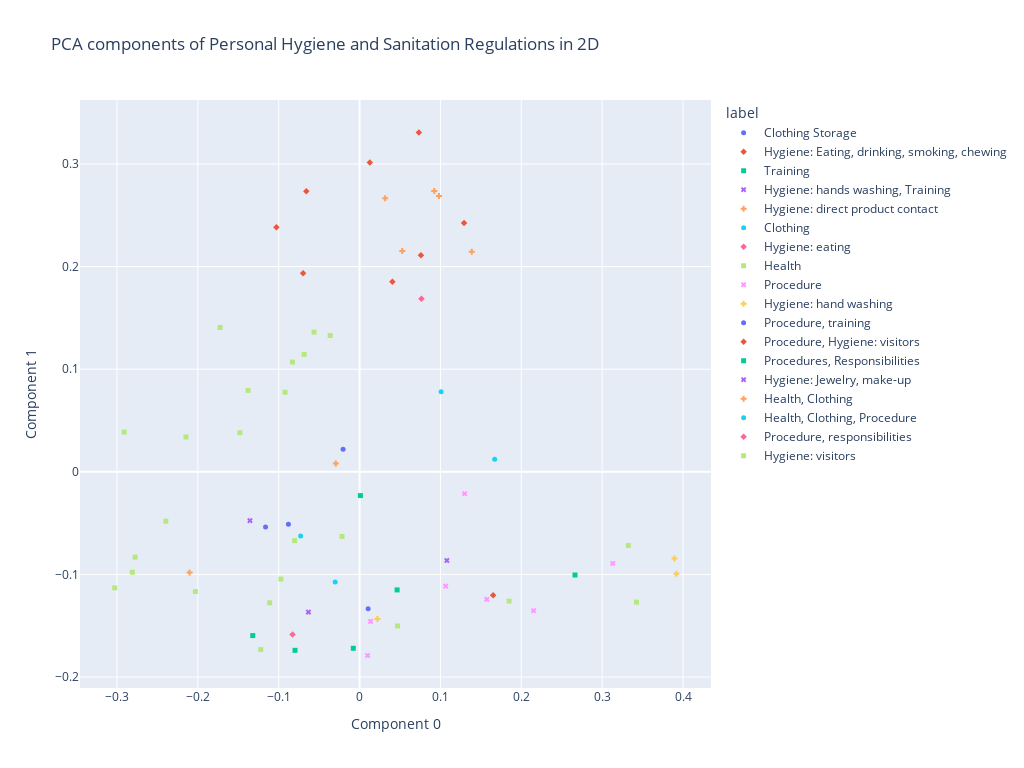

Notebook cell for this chart:
### Code cell
chart_from_components(
    components=pca_components_2d,
    strings=strings,
    labels=labels,
    width=1024,
    height=768,
    title="PCA components of Personal Hygiene and Sanitation Regulations in 2D",
)

### Figure 1 — Plotly figure (JSON) as saved in the notebook; plotly's stock layout.template omitted (floating-point values rounded to 4 significant figures)
{"data": [{"customdata": [["  To ensure protection of the<br>product from contamination,<br>personnel should wear clean<br>body coverings appropriate to<br>the duties they perform,<br>including appropriate hair<br>covering. Used clothes, if<br>reusable, should be stored in<br>separate closed containers<br>until properly laundered and,<br>if necessary, disinfected or<br>sterilized."], ["Measures should be taken to<br>avoid, as far as possible,<br>contamination and cross-<br>contamination during<br>production, for example:  5.<br>Keeping dedicated protective<br>clothing inside areas where<br>products with special risk of<br>cross-contamination are<br>processed;"], ["Sanitation […] Store soiled<br>protective garments (if<br>reusable) in separate<br>containers until properly<br>laundered and (if necessary)<br>disinfected or sterilized.<br>Ensure a formalized procedure<br>for washing protective<br>garments under the control of<br>your company is in place.<br>Washing garments in a domestic<br>setting is unacceptable."]], "hovertemplate": "label=Clothing Storage<br>Component 0=%{x}<br>Component 1=%{y}<br>string=%{customdata[0]}<extra></extra>", "legendgroup": "Clothing Storage", "marker": {"color": "#636efa", "size": 5, "symbol": "circle"}, "mode": "markers", "name": "Clothing Storage", "orientation": "v", "showlegend": true, "type": "scatter", "x": [-0.1163, -0.02037, -0.08798], "xaxis": "x", "y": [-0.05372, 0.02207, -0.05117], "yaxis": "y"}, {"customdata": [[" (8) Not eating food, chewing<br>gum, drinking beverages, or<br>using tobacco products in<br>areas where components,<br>dietary supplements, or any<br>contact surfaces are exposed,<br>or where contact surfaces are<br>washed; and"], [" Eating, drinking, chewing,<br>smoking or the storage of<br>food, drink or smoking<br>materials or personal<br>medication in the production,<br>control and storage areas<br>should be avoided."], [" Smoking, eating, drinking,<br>chewing, and keeping plants,<br>food, drink, smoking material<br>and personal medicines should<br>not be permitted in<br>production, laboratory and<br>storage areas, or in any other<br>areas where they might<br>adversely influence product<br>quality."], ["Any unhygienic practice within<br>the production, control and<br>storage areas or in any other<br>area where the product might<br>be adversely affected should<br>be forbidden."], ["Do not allow unsanitary<br>practices (such as smoking,<br>eating, drinking and chewing)<br>or allow staff to keep plants,<br>food, drink, smoking material<br>or personal medicines in<br>production areas (or any other<br>areas where they might<br>adversely affect product<br>quality)."], ["Eating, drinking, chewing or<br>smoking, or the storage of<br>food, drink, smoking materials<br>or personal medication in the<br>production and storage areas<br>should be prohibited. In<br>general, any unhygienic<br>practice within the<br>manufacturing areas or in any<br>other area where the product<br>might be adversely affected<br>should be forbidden."], ["In production and storage<br>areas, smoking or eating and<br>drinking, or the storage of<br>food, drink, cigarettes or<br>personal medication, as well<br>as other goods not for<br>manufacturing should be<br>prohibited."], ["Smoking, eating, drinking,<br>chewing and the storage of<br>food should be restricted to<br>certain designated areas<br>separate from the<br>manufacturing areas."]], "hovertemplate": "label=Hygiene: Eating, drinking, smoking, chewing<br>Component 0=%{x}<br>Component 1=%{y}<br>string=%{customdata[0]}<extra></extra>", "legendgroup": "Hygiene: Eating, drinking, smoking, chewing", "marker": {"color": "#EF553B", "size": 5, "symbol": "diamond"}, "mode": "markers", "name": "Hygiene: Eating, drinking, smoking, chewing", "orientation": "v", "showlegend": true, "type": "scatter", "x": [0.04061, 0.07336, -0.06585, 0.07593, -0.06983, -0.1029, 0.0127, 0.1293], "xaxis": "x", "y": [0.1851, 0.3306, 0.2735, 0.2111, 0.1935, 0.2383, 0.3014, 0.2424], "yaxis": "y"}, {"customdata": [[" All members of staff should<br>be trained in, and observe<br>high levels of, personal<br>hygiene and sanitation."], [" All personnel should be aware<br>of the principles of GMP that<br>affect them and receive<br>initial and continuing<br>training, including hygiene<br>instruction, relevant to their<br>needs. All personnel should be<br>motivated to support the<br>establishment and maintenance<br>of high quality standards."], ["The correct manufacture of<br>Drug Products relies upon<br>people. For this reason there<br>must be sufficient qualified<br>personnel to carry out all the<br>tasks which are the<br>responsibility of the<br>manufacturer. Individual<br>responsibilities should be<br>clearly understood by the<br>individuals and recorded. All<br>personnel should be aware of<br>the principles of Good<br>Manufacturing Practice that<br>affect them and receive<br>initial and continuing<br>training, including hygiene<br>instructions, relevant to<br>their needs."], ["The health, behaviour and<br>clothing of your employees can<br>contribute to product<br>contamination. Poor personal<br>hygiene will offset even the<br>best sanitation program and<br>greatly increase the risk of<br>product contamination."], ["Training in cleaning and<br>disinfection procedures,<br>hygiene and microbiology<br>should emphasize the risk of<br>microbial and adventitious<br>contamination and the nature<br>of the target microorganisms<br>and growth media routinely<br>used."]], "hovertemplate": "label=Training<br>Component 0=%{x}<br>Component 1=%{y}<br>string=%{customdata[0]}<extra></extra>", "legendgroup": "Training", "marker": {"color": "#00cc96", "size": 5, "symbol": "square"}, "mode": "markers", "name": "Training", "orientation": "v", "showlegend": true, "type": "scatter", "x": [0.2664, -0.007723, -0.1321, 0.001084, 0.04644], "xaxis": "x", "y": [-0.1005, -0.1719, -0.1596, -0.02317, -0.1151], "yaxis": "y"}, {"customdata": [[" All personnel should be<br>trained in the practices of<br>personal hygiene. A high level<br>of personal hygiene should be<br>observed by all those<br>concerned with manufacturing<br>processes. In particular,<br>personnel should be instructed<br>to wash their hands before<br>entering production areas.<br>Signs to this effect should be<br>posted and instructions<br>complied with."]], "hovertemplate": "label=Hygiene: hands washing, Training<br>Component 0=%{x}<br>Component 1=%{y}<br>string=%{customdata[0]}<extra></extra>", "legendgroup": "Hygiene: hands washing, Training", "marker": {"color": "#ab63fa", "size": 5, "symbol": "x"}, "mode": "markers", "name": "Hygiene: hands washing, Training", "orientation": "v", "showlegend": true, "type": "scatter", "x": [-0.06321], "xaxis": "x", "y": [-0.1366], "yaxis": "y"}, {"customdata": [[" Direct contact should be<br>avoided between the operator’s<br>hands and starting materials,<br>primary packaging materials<br>and intermediate or bulk<br>product."], ["(9) Taking any other<br>precautions necessary to<br>protect against the<br>contamination of components,<br>dietary supplements, or<br>contact surfaces with<br>microorganisms, filth, or any<br>other extraneous materials,<br>including perspiration, hair,<br>cosmetics, tobacco, chemicals,<br>and medicines applied to the<br>skin."], ["Direct contact should be<br>avoided between the operator’s<br>hands and the exposed product<br>as well as with any part of<br>the equipment that comes into<br>contact with the products."], ["Direct contact should be<br>avoided between the operator’s<br>hands and the exposed product,<br>immediate packaging materials,<br>as well as with any part of<br>the equipment that comes into<br>contact with the products."], ["Operators must avoid direct<br>skin contact with raw<br>materials, primary packaging<br>materials, equipment, in-<br>process drugs or drugs."], ["Personnel should avoid direct<br>contact with intermediates or<br>Active Pharmaceutical<br>Ingredients."]], "hovertemplate": "label=Hygiene: direct product contact<br>Component 0=%{x}<br>Component 1=%{y}<br>string=%{customdata[0]}<extra></extra>", "legendgroup": "Hygiene: direct product contact", "marker": {"color": "#FFA15A", "size": 5, "symbol": "cross"}, "mode": "markers", "name": "Hygiene: direct product contact", "orientation": "v", "showlegend": true, "type": "scatter", "x": [0.09824, -0.02933, 0.0924, 0.03166, 0.0528, 0.1387], "xaxis": "x", "y": [0.2687, 0.008209, 0.2735, 0.2666, 0.2151, 0.2144], "yaxis": "y"}, {"customdata": [[" Personal hygiene procedures,<br>including the wearing of<br>protective clothing, should<br>apply to all persons entering<br>production areas, whether they<br>are temporary or full-time<br>employees or non-employees,<br>e.g. contractors’ employees,<br>visitors, senior managers and<br>inspectors."], ["Cross-contamination should be<br>avoided by taking appropriate<br>technical or organizational<br>measures, for example:  (e)<br>wearing protective clothing<br>where products or materials<br>are handled"], ["Personnel employed in storage<br>areas should wear suitable<br>protective or working garments<br>appropriate for the activities<br>they perform."]], "hovertemplate": "label=Clothing<br>Component 0=%{x}<br>Component 1=%{y}<br>string=%{customdata[0]}<extra></extra>", "legendgroup": "Clothing", "marker": {"color": "#19d3f3", "size": 5, "symbol": "circle"}, "mode": "markers", "name": "Clothing", "orientation": "v", "showlegend": true, "type": "scatter", "x": [-0.07288, 0.1009, 0.1671], "xaxis": "x", "y": [-0.06254, 0.07801, 0.01224], "yaxis": "y"}, {"customdata": [[" Personnel habits. Each<br>manufacturer shall limit the<br>consumption of foods and<br>beverages to specific<br>locations in order not to<br>affect the production areas."]], "hovertemplate": "label=Hygiene: eating <br>Component 0=%{x}<br>Component 1=%{y}<br>string=%{customdata[0]}<extra></extra>", "legendgroup": "Hygiene: eating ", "marker": {"color": "#FF6692", "size": 5, "symbol": "diamond"}, "mode": "markers", "name": "Hygiene: eating ", "orientation": "v", "showlegend": true, "type": "scatter", "x": [0.07653], "xaxis": "x", "y": [0.1688], "yaxis": "y"}, {"customdata": [[" Steps should be taken to<br>ensure, as far as is<br>practicable, that any person<br>affected by an apparent<br>illness or having open lesions<br>on the exposed body surface<br>should be excluded from direct<br>contact with product until the<br>condition is corrected or<br>determined by medical<br>personnel that the quality of<br>cosmetic products will not be<br>compromised."], ["(b) Personnel shall practice<br>good sanitation and health<br>habits."], ["All personnel should receive<br>medical examination upon<br>recruitment. It must be the<br>manufacturer’s responsibility<br>that there are instructions<br>ensuring that health<br>conditions that can be of<br>relevance to the quality of<br>products come to the<br>manufacturer’s knowledge.<br>After the first medical<br>examination, examinations<br>should be carried out when<br>necessary for the work and<br>personal health."], ["All personnel, prior to and<br>during employment, as<br>appropriate, should undergo<br>health examinations. Personnel<br>conducting visual inspections<br>should also undergo periodic<br>eye examinations."], ["Any person shown at any time<br>to have an apparent illness or<br>open lesions that may<br>adversely affect the quality<br>of products should not be<br>allowed to handle starting<br>materials, packaging<br>materials, in-process<br>materials or medicines until<br>the condition is no longer<br>judged to be a risk."], ["Assess each employee’s health<br>before allowing them to return<br>to the workplace after an<br>absence due to an illness that<br>may adversely affect the<br>quality of products."], ["Conduct supervisory checks to<br>prevent any person who has an<br>apparent illness or open<br>lesions that may adversely<br>affect the quality of drugs<br>from handling exposed<br>materials and drugs. The<br>person must not handle exposed<br>raw materials, primary<br>packaging materials, in-<br>process drugs or drugs until<br>the condition is no longer<br>judged to be a risk."], ["Ensure a procedure is in place<br>that describes what actions to<br>take if a person who has been<br>handling exposed raw<br>materials, primary packaging<br>materials, in- process drugs<br>or drugs is found to have a<br>communicable disease."], ["Ensure all personnel who<br>conduct visual inspections get<br>periodic eye exams and/or<br>periodic requalification."], ["Ensure staff who have access<br>to any area where a drug is<br>exposed during fabrication or<br>packaging/labelling have a<br>thorough health exam before<br>starting work. Staff should<br>receive periodic medical<br>examinations based on their<br>job requirements."], ["IMPORTANT. You should not let<br>anyone who is a known carrier<br>of a communicable disease have<br>access to any area where a<br>drug is exposed.  The<br>likelihood of a disease being<br>transmitted through a drug<br>product depends on the nature<br>of the disease and the type of<br>work the person carries out.<br>Some diseases could be<br>transmitted through a drug<br>product if proper hygiene<br>procedures are not followed by<br>an infected person handling<br>the product. You may need to<br>consult with a doctor.  A<br>person may also be a carrier<br>of a communicable disease and<br>not be aware of it. So in<br>addition to having strict<br>personal hygiene procedures,<br>you should have systems in<br>place to provide an effective<br>barrier that prevents product<br>contamination. All personnel<br>must follow these procedures<br>at all times. If an employee<br>is found to be a carrier of a<br>communicable disease, contact<br>Health Canada and perform a<br>risk assessment to determine<br>if there is any product<br>impact."], ["Make minimum health<br>requirements available in<br>writing."], ["Organization and Personnel […]<br>Personnel responsibilities.<br>[…]  (d) Any person shown at<br>any time (either by medical<br>examination or supervisory<br>observation) to have an<br>apparent illness or open<br>lesions that may adversely<br>affect the safety or quality<br>of drug products shall be<br>excluded from direct contact<br>with components, drug product<br>containers, closures, in-<br>process materials, and drug<br>products until the condition<br>is corrected or determined by<br>competent medical personnel<br>not to jeopardize the safety<br>or quality of drug products.<br>All personnel shall be<br>instructed to report to<br>supervisory personnel any<br>health conditions that may<br>have an adverse effect on drug<br>products."], ["Personal health and hygiene.<br>Each manufacturer shall ensure<br>that the employees and or<br>others who are in contact with<br>the product or with the<br>environment are clean,<br>healthy, and appropriately<br>dressed for the activity to be<br>performed. Any person who, by<br>medical examination or<br>observation of supervisors,<br>seems to be in a health<br>condition that may affect the<br>product, shall be removed from<br>the operations. Each<br>manufacturer shall instruct<br>the personnel to report such<br>conditions to the supervisors."], ["Personnel […] Preventing<br>microbial contamination. You<br>must take measures to exclude<br>from any operations any person<br>who might be a source of<br>microbial contamination, due<br>to a health condition, where<br>such contamination may occur,<br>of any material, including<br>components, dietary<br>supplements, and contact<br>surfaces used in the<br>manufacture, packaging,<br>labeling, or holding of a<br>dietary supplement.  (1)<br>Excluding from working in any<br>operations that may result in<br>contamination any person who,<br>by medical examination, the<br>person's acknowledgement, or<br>supervisory observation, is<br>shown to have, or appears to<br>have, an illness, infection,<br>open lesion, or any other<br>abnormal source of microbial<br>contamination, that could<br>result in microbial<br>contamination of components,<br>dietary supplements, or<br>contact surfaces, until the<br>health condition no longer<br>exists; and  (2) Instructing<br>your employees to notify their<br>supervisor(s) if they have or<br>if there is a reasonable<br>possibility that they have a<br>health condition described in<br>paragraph (a)(1) of this<br>section that could result in<br>microbial contamination of any<br>components, dietary<br>supplements, or any contact<br>surface."], ["Personnel suffering from an<br>infectious disease or having<br>open lesions on the exposed<br>surface of the body should not<br>engage in activities that<br>could result in compromising<br>the quality of Active<br>Pharmaceutical Ingredients.<br>Any person shown at any time<br>(either by medical examination<br>or supervisory observation) to<br>have an apparent illness or<br>open lesions should be<br>excluded from activities where<br>the health condition could<br>adversely affect the quality<br>of the Active Pharmaceutical<br>Ingredients until the<br>condition is corrected or<br>qualified medical personnel<br>determine that the person's<br>inclusion would not jeopardize<br>the safety or quality of the<br>Active Pharmaceutical<br>Ingredients."], ["Personnel. […] Any individual<br>found at any time to have an<br>illness that may adversely<br>affect the quality and<br>integrity of the nonclinical<br>laboratory study shall be<br>excluded from direct contact<br>with test systems, test and<br>control articles and any other<br>operation or function that may<br>adversely affect the study<br>until the condition is<br>corrected. All personnel shall<br>be instructed to report to<br>their immediate supervisors<br>any health or medical<br>conditions that may reasonably<br>be considered to have an<br>adverse effect on a<br>nonclinical laboratory study."], ["Steps should be taken to<br>ensure as far as is<br>practicable that no person<br>affected by an infectious<br>disease or having open lesions<br>on the exposed surface of the<br>body is engaged in the<br>manufacture of Drug Products."], ["The manufacturer should have<br>management on the employee’s<br>health and establish health<br>archives. Personnel engaged in<br>manufacturing who is in direct<br>contact with drugs should<br>receive medical examination<br>before being assigned to work,<br>and the examination should be<br>carried out at least annually<br>afterward."], ["The manufacturer should take<br>measures to ensure that no<br>person having open lesions on<br>the exposed surface of the<br>body, affected by an<br>infectious disease or other<br>diseases that may contaminate<br>the products, is engaged in<br>the manufacture of drugs."]], "hovertemplate": "label=Health<br>Component 0=%{x}<br>Component 1=%{y}<br>string=%{customdata[0]}<extra></extra>", "legendgroup": "Health", "marker": {"color": "#B6E880", "size": 5, "symbol": "square"}, "mode": "markers", "name": "Health", "orientation": "v", "showlegend": true, "type": "scatter", "x": [-0.1479, 0.3324, -0.1222, 0.04693, -0.1725, -0.02166, -0.2147, -0.08032, 0.185, -0.09724, -0.281, 0.3425, -0.2776, -0.203, -0.3028, -0.2911, -0.2396, -0.0921, -0.1112, -0.1379], "xaxis": "x", "y": [0.03809, -0.0718, -0.1732, -0.1502, 0.1406, -0.06296, 0.03396, -0.06705, -0.126, -0.1045, -0.09786, -0.127, -0.0831, -0.1167, -0.1131, 0.03876, -0.04807, 0.07754, -0.1277, 0.07943], "yaxis": "y"}, {"customdata": [["(2) The sanitation program<br>referred to in subsection (1)<br>shall include   (b)<br>instructions on the sanitary<br>fabrication and<br>packaging/labelling of drugs<br>and the handling of materials<br>used in the fabrication and<br>packaging/labelling of drugs."], ["Appropriate procedures<br>relating to personnel hygiene,<br>relevant to the activities<br>being carried out, should be<br>established and observed. Such<br>procedures should cover<br>health, hygiene and clothing."], ["Outline requirements for<br>personal hygiene (with an<br>emphasis on hand hygiene).<br>Ensure they are followed by<br>employees."], ["Sterile Drug Products […]<br>Blow/fill/seal technology […]<br>- operator training and<br>clothing"], ["There should be operation<br>procedures and the associated<br>records of actions taken and<br>conclusions reached for: 4.<br>Personnel matters including<br>training, clothing, hygiene;"], ["There should be written<br>policies, procedures,<br>protocols, reports and the<br>associated records of actions<br>taken or conclusions reached,<br>where appropriate, for the<br>following examples: -<br>Personnel matters including<br>signature lists, training in<br>GMP and technical matters,<br>clothing and hygiene and<br>verification of the<br>effectiveness of training."], ["These hygienic practices<br>include the following:<br>(2) Maintaining adequate<br>personal cleanliness;"]], "hovertemplate": "label=Procedure<br>Component 0=%{x}<br>Component 1=%{y}<br>string=%{customdata[0]}<extra></extra>", "legendgroup": "Procedure", "marker": {"color": "#FF97FF", "size": 5, "symbol": "x"}, "mode": "markers", "name": "Procedure", "orientation": "v", "showlegend": true, "type": "scatter", "x": [0.01369, 0.1065, 0.1574, 0.13, 0.2152, 0.009979, 0.3132], "xaxis": "x", "y": [-0.1457, -0.1114, -0.1243, -0.02131, -0.1353, -0.1789, -0.08928], "yaxis": "y"}, {"customdata": [["(3) Washing hands thoroughly<br>(and sanitizing if necessary<br>to protect against<br>contamination with<br>microorganisms) in an adequate<br>hand-washing facility: (i)<br>Before starting work; and<br>(ii) At any time when the<br>hands may have become soiled<br>or contaminated;"], ["Personnel should be instructed<br>to use hand washing<br>facilities."], ["Personnel should be instructed<br>to use the hand-washing<br>facilities."]], "hovertemplate": "label=Hygiene: hand washing<br>Component 0=%{x}<br>Component 1=%{y}<br>string=%{customdata[0]}<extra></extra>", "legendgroup": "Hygiene: hand washing", "marker": {"color": "#FECB52", "size": 5, "symbol": "cross"}, "mode": "markers", "name": "Hygiene: hand washing", "orientation": "v", "showlegend": true, "type": "scatter", "x": [0.0221, 0.3894, 0.3917], "xaxis": "x", "y": [-0.1434, -0.08435, -0.09925], "yaxis": "y"}, {"customdata": [["All personnel should receive<br>training of hygiene<br>requirements. The manufacturer<br>should establish personnel<br>hygiene operation procedures<br>to minimize the risks of<br>contamination in drug<br>production caused by<br>personnel."]], "hovertemplate": "label=Procedure, training<br>Component 0=%{x}<br>Component 1=%{y}<br>string=%{customdata[0]}<extra></extra>", "legendgroup": "Procedure, training", "marker": {"color": "#636efa", "size": 5, "symbol": "circle"}, "mode": "markers", "name": "Procedure, training", "orientation": "v", "showlegend": true, "type": "scatter", "x": [0.01061], "xaxis": "x", "y": [-0.1335], "yaxis": "y"}, {"customdata": [["Clearly define clothing<br>requirements and hygiene<br>procedures for staff and<br>visitors in your written<br>hygiene program."]], "hovertemplate": "label=Procedure, Hygiene: visitors<br>Component 0=%{x}<br>Component 1=%{y}<br>string=%{customdata[0]}<extra></extra>", "legendgroup": "Procedure, Hygiene: visitors", "marker": {"color": "#EF553B", "size": 5, "symbol": "diamond"}, "mode": "markers", "name": "Procedure, Hygiene: visitors", "orientation": "v", "showlegend": true, "type": "scatter", "x": [0.1652], "xaxis": "x", "y": [-0.1203], "yaxis": "y"}, {"customdata": [["Detailed hygiene programmes<br>should be established and<br>adapted to the different needs<br>within the factory. They<br>should include procedures<br>relating to the health,<br>hygiene practices and clothing<br>of personnel. These procedures<br>should be understood and<br>followed in a very strict way<br>by every person whose duties<br>take him into the production<br>and control areas. Hygiene<br>programmes should be promoted<br>by management and widely<br>discussed during training<br>sessions."]], "hovertemplate": "label=Procedures, Responsibilities<br>Component 0=%{x}<br>Component 1=%{y}<br>string=%{customdata[0]}<extra></extra>", "legendgroup": "Procedures, Responsibilities", "marker": {"color": "#00cc96", "size": 5, "symbol": "square"}, "mode": "markers", "name": "Procedures, Responsibilities", "orientation": "v", "showlegend": true, "type": "scatter", "x": [-0.07982], "xaxis": "x", "y": [-0.1739], "yaxis": "y"}, {"customdata": [["Outline requirements<br>concerning cosmetics and<br>jewelry worn by employees.<br>Ensure they are followed by<br>employees."], ["These hygienic practices<br>include the following:<br>(4) Removing all unsecured<br>jewelry and other objects that<br>might fall into components,<br>dietary supplements,<br>equipment, or packaging, and<br>removing hand jewelry that<br>cannot be adequately sanitized<br>during periods in which<br>components or dietary<br>supplements are manipulated by<br>hand. If hand jewelry cannot<br>be removed, it must be covered<br>by material that is maintained<br>in an intact, clean, and<br>sanitary condition and that<br>effectively protects against<br>contamination of components,<br>dietary supplements, or<br>contact surfaces;"]], "hovertemplate": "label=Hygiene: Jewelry, make-up<br>Component 0=%{x}<br>Component 1=%{y}<br>string=%{customdata[0]}<extra></extra>", "legendgroup": "Hygiene: Jewelry, make-up", "marker": {"color": "#ab63fa", "size": 5, "symbol": "x"}, "mode": "markers", "name": "Hygiene: Jewelry, make-up", "orientation": "v", "showlegend": true, "type": "scatter", "x": [0.108, -0.1355], "xaxis": "x", "y": [-0.08637, -0.04754], "yaxis": "y"}, {"customdata": [["Sanitation […] (1) Every<br>person who fabricates or<br>packages/labels a drug shall<br>have, in writing, minimum<br>requirements for the health<br>and the hygienic behaviour and<br>clothing of personnel to<br>ensure the clean and sanitary<br>fabrication and<br>packaging/labelling of the<br>drug. (2) No person shall have<br>access to any area where a<br>drug is exposed during its<br>fabrication or<br>packaging/labelling if the<br>person (a) is affected with or<br>is a carrier of a disease in a<br>communicable form; or (b) has<br>an open lesion on any exposed<br>surface of the body."]], "hovertemplate": "label=Health, Clothing<br>Component 0=%{x}<br>Component 1=%{y}<br>string=%{customdata[0]}<extra></extra>", "legendgroup": "Health, Clothing", "marker": {"color": "#FFA15A", "size": 5, "symbol": "cross"}, "mode": "markers", "name": "Health, Clothing", "orientation": "v", "showlegend": true, "type": "scatter", "x": [-0.2102], "xaxis": "x", "y": [-0.09807], "yaxis": "y"}, {"customdata": [["The organization shall:<br>document requirements for<br>health, cleanliness and<br>clothing of personnel if<br>contact between such personnel<br>and the product or work<br>environment could affect<br>medical device safety or<br>performance;"]], "hovertemplate": "label=Health, Clothing, Procedure<br>Component 0=%{x}<br>Component 1=%{y}<br>string=%{customdata[0]}<extra></extra>", "legendgroup": "Health, Clothing, Procedure", "marker": {"color": "#19d3f3", "size": 5, "symbol": "circle"}, "mode": "markers", "name": "Health, Clothing, Procedure", "orientation": "v", "showlegend": true, "type": "scatter", "x": [-0.03014], "xaxis": "x", "y": [-0.1073], "yaxis": "y"}, {"customdata": [["The personnel hygiene<br>operation procedures should<br>include contents relating to<br>the health, hygiene practices<br>and clothing of personnel.<br>Every person whose duties take<br>him into the production and<br>quality control areas should<br>correctly understand and<br>follow these procedures. The<br>manufacturer should take<br>measures to ensure the<br>implementation of these<br>procedures."]], "hovertemplate": "label=Procedure, responsibilities<br>Component 0=%{x}<br>Component 1=%{y}<br>string=%{customdata[0]}<extra></extra>", "legendgroup": "Procedure, responsibilities", "marker": {"color": "#FF6692", "size": 5, "symbol": "diamond"}, "mode": "markers", "name": "Procedure, responsibilities", "orientation": "v", "showlegend": true, "type": "scatter", "x": [-0.08288], "xaxis": "x", "y": [-0.1585], "yaxis": "y"}, {"customdata": [["Visitors or untrained<br>personnel should preferably<br>not be taken into production,<br>control and storage areas. If<br>this is unavoidable, they<br>should be given information in<br>advance, particularly about<br>personal hygiene and the<br>prescribed protective<br>clothing. They should be<br>closely supervised."], ["Visitors or untrained<br>personnel should preferably<br>not be taken into the<br>production and QC areas. If<br>this is unavoidable, they<br>should be given relevant<br>information in advance<br>(particularly about personal<br>hygiene) and the prescribed<br>protective clothing. They<br>should be closely supervised."], ["Visitors or untrained<br>personnel should, preferably,<br>not be taken into the<br>production and quality control<br>areas. If this is unavoidable,<br>they should be given<br>information in advance,<br>particularly about personal<br>hygiene and the prescribed<br>protective clothing."], ["Visitors or untrained<br>personnel should, preferably,<br>not be taken into the<br>production and quality control<br>areas. If this is unavoidable,<br>they should be given<br>information in advance,<br>particularly about personal<br>hygiene and the prescribed<br>protective clothing. They<br>should be closely supervised."]], "hovertemplate": "label=Hygiene: visitors<br>Component 0=%{x}<br>Component 1=%{y}<br>string=%{customdata[0]}<extra></extra>", "legendgroup": "Hygiene: visitors", "marker": {"color": "#B6E880", "size": 5, "symbol": "square"}, "mode": "markers", "name": "Hygiene: visitors", "orientation": "v", "showlegend": true, "type": "scatter", "x": [-0.05624, -0.08301, -0.03631, -0.06856], "xaxis": "x", "y": [0.1361, 0.107, 0.1328, 0.1145], "yaxis": "y"}], "layout": {"height": 768, "legend": {"title": {"text": "label"}, "tracegroupgap": 0}, "title": {"text": "PCA components of Personal Hygiene and Sanitation Regulations in 2D"}, "width": 1024, "xaxis": {"anchor": "y", "domain": [0, 1], "title": {"text": "Component 0"}}, "yaxis": {"anchor": "x", "domain": [0, 1], "title": {"text": "Component 1"}}}}
